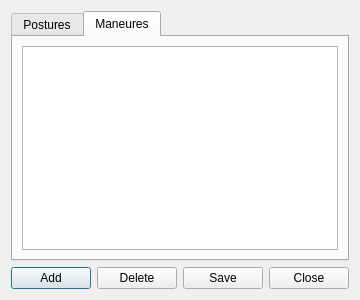
<?xml version="1.0" encoding="UTF-8"?>
<ui version="4.0">
 <class>PosturesAndManeueres</class>
 <widget class="QDialog" name="PosturesAndManeueres">
  <property name="geometry">
   <rect>
    <x>0</x>
    <y>0</y>
    <width>353</width>
    <height>300</height>
   </rect>
  </property>
  <property name="windowTitle">
   <string>Dialog</string>
  </property>
  <layout class="QVBoxLayout" name="verticalLayout">
   <item>
    <widget class="QTabWidget" name="tabWidget">
     <property name="currentIndex">
      <number>1</number>
     </property>
     <widget class="QWidget" name="tab">
      <attribute name="title">
       <string>Postures</string>
      </attribute>
      <layout class="QHBoxLayout" name="horizontalLayout_2">
       <item>
        <widget class="QTableView" name="tvPostures">
         <property name="selectionMode">
          <enum>QAbstractItemView::SingleSelection</enum>
         </property>
         <property name="selectionBehavior">
          <enum>QAbstractItemView::SelectRows</enum>
         </property>
        </widget>
       </item>
      </layout>
     </widget>
     <widget class="QWidget" name="tab_2">
      <attribute name="title">
       <string>Maneures</string>
      </attribute>
      <layout class="QHBoxLayout" name="horizontalLayout_3">
       <item>
        <widget class="QTableView" name="tvManeuers">
         <property name="selectionMode">
          <enum>QAbstractItemView::SingleSelection</enum>
         </property>
         <property name="selectionBehavior">
          <enum>QAbstractItemView::SelectRows</enum>
         </property>
        </widget>
       </item>
      </layout>
     </widget>
    </widget>
   </item>
   <item>
    <layout class="QHBoxLayout" name="horizontalLayout">
     <item>
      <spacer name="horizontalSpacer">
       <property name="orientation">
        <enum>Qt::Horizontal</enum>
       </property>
       <property name="sizeHint" stdset="0">
        <size>
         <width>40</width>
         <height>20</height>
        </size>
       </property>
      </spacer>
     </item>
     <item>
      <widget class="QPushButton" name="btAdd">
       <property name="text">
        <string>Add</string>
       </property>
      </widget>
     </item>
     <item>
      <widget class="QPushButton" name="btDel">
       <property name="text">
        <string>Delete</string>
       </property>
      </widget>
     </item>
     <item>
      <widget class="QPushButton" name="btSave">
       <property name="text">
        <string>Save</string>
       </property>
      </widget>
     </item>
     <item>
      <widget class="QPushButton" name="btClose">
       <property name="text">
        <string>Close</string>
       </property>
      </widget>
     </item>
    </layout>
   </item>
  </layout>
 </widget>
 <resources/>
 <connections>
  <connection>
   <sender>btClose</sender>
   <signal>clicked()</signal>
   <receiver>PosturesAndManeueres</receiver>
   <slot>accept()</slot>
   <hints>
    <hint type="sourcelabel">
     <x>241</x>
     <y>282</y>
    </hint>
    <hint type="destinationlabel">
     <x>137</x>
     <y>149</y>
    </hint>
   </hints>
  </connection>
 </connections>
</ui>
